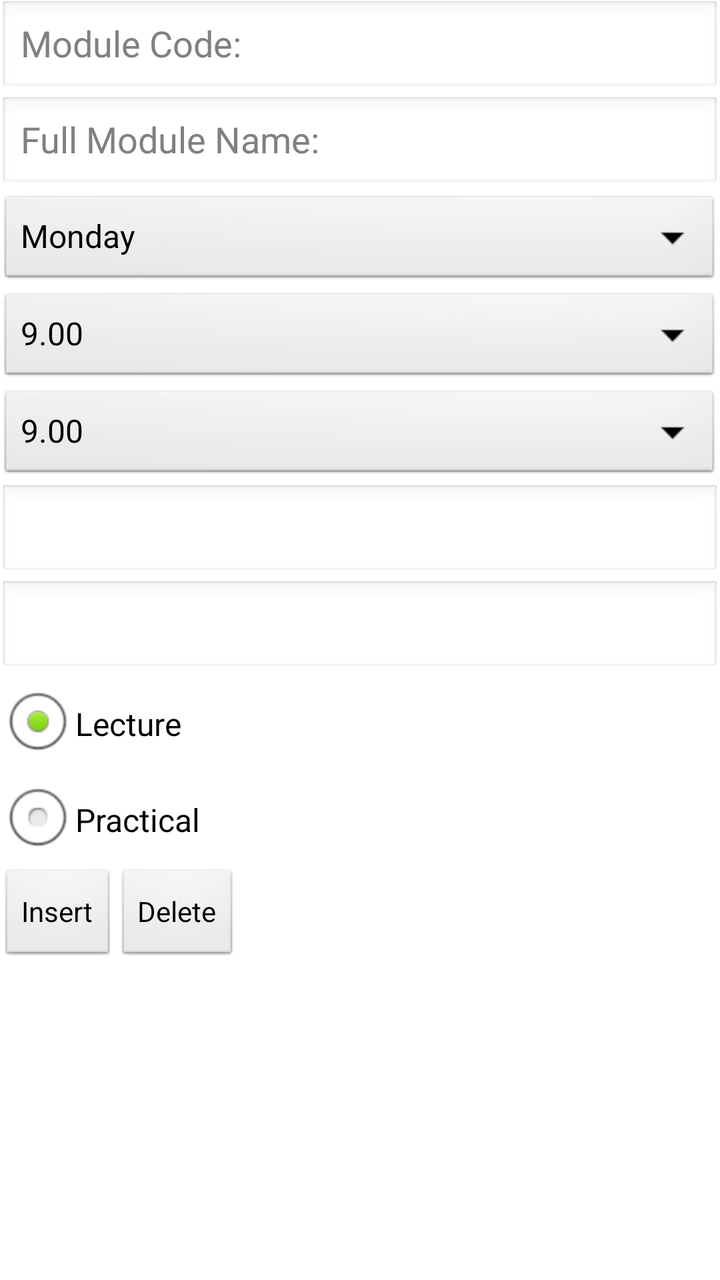
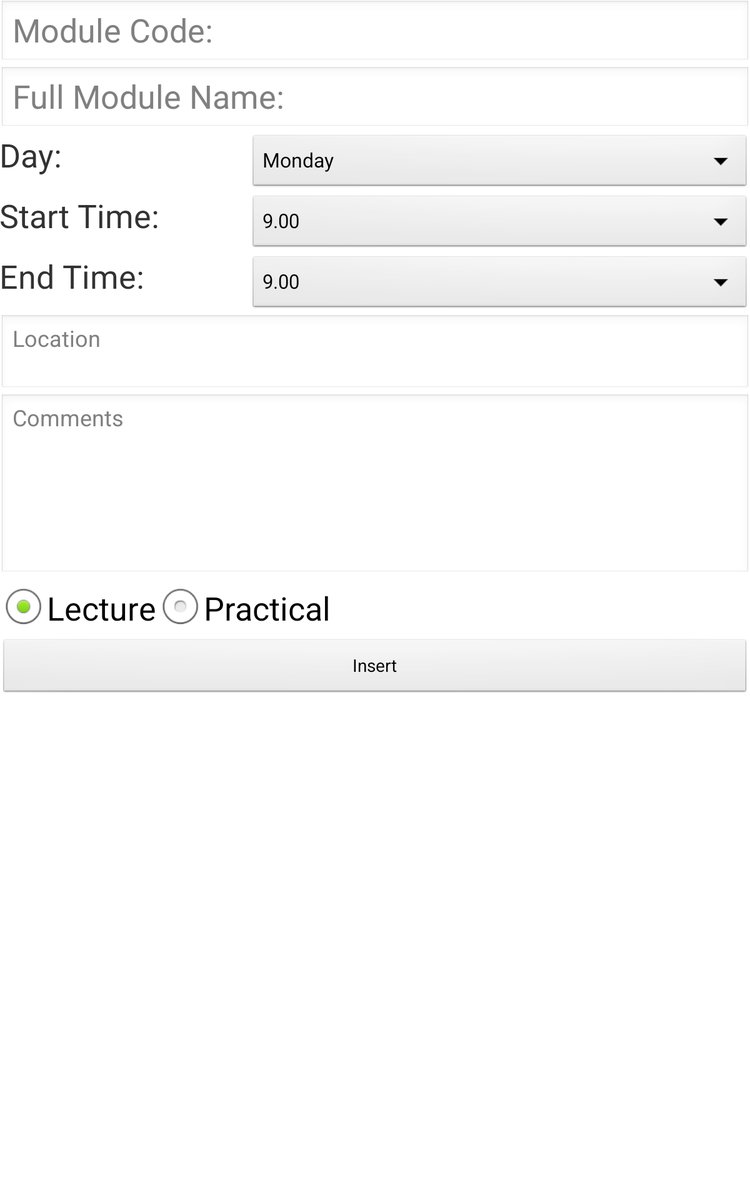

Two renders of one Android screen. The first uses the default layout on a phone; the second uses the alternative layout the repository ships for a different screen configuration, on a matching device. The two XML files are below.
<!-- AndroidManifest.xml: application theme AppTheme -->
<!-- res/layout/activity_add_module.xml -->
<LinearLayout xmlns:android="http://schemas.android.com/apk/res/android"
    xmlns:tools="http://schemas.android.com/tools"
    android:id="@+id/LinearLayout1"
    android:layout_width="match_parent"
    android:layout_height="match_parent"
    android:orientation="vertical"
    android:paddingBottom="@dimen/activity_vertical_margin"
    android:paddingLeft="@dimen/activity_horizontal_margin"
    android:paddingRight="@dimen/activity_horizontal_margin"
    android:paddingTop="@dimen/activity_vertical_margin"
    tools:context=".Add_module" >

    <EditText
        android:id="@+id/addModCodeEditText"
        android:layout_width="match_parent"
        android:layout_height="wrap_content"
        android:ems="10"
        android:hint="@string/module_code" >

        <requestFocus />
    </EditText>

    <EditText
        android:id="@+id/addModNameEditText"
        android:layout_width="match_parent"
        android:layout_height="wrap_content"
        android:ems="10"
        android:hint="@string/module_name" />

    <Spinner
        android:id="@+id/daySpinner"
        android:layout_width="match_parent"
        android:layout_height="wrap_content"
        android:entries="@array/lecture_days" />

    <Spinner
        android:id="@+id/timeStartSpinner"
        android:layout_width="match_parent"
        android:layout_height="wrap_content"
         android:entries="@array/lecture_hours" />

    <Spinner
        android:id="@+id/timeFinishedSpinner"
        android:layout_width="match_parent"
        android:layout_height="wrap_content"
        android:prompt="@string/finish_time"
         android:entries="@array/lecture_hours" />

    <EditText
        android:id="@+id/addRoomEditText"
        android:layout_width="match_parent"
        android:layout_height="wrap_content"
        android:ems="10" />

    <EditText
        android:id="@+id/addCommEditText"
        android:layout_width="match_parent"
        android:layout_height="wrap_content"
        android:ems="10" />

    <RadioGroup
        android:id="@+id/radioGroup1"
        android:layout_width="wrap_content"
        android:layout_height="wrap_content" >

        <RadioButton
            android:id="@+id/lectureRadio"
            android:layout_width="wrap_content"
            android:layout_height="wrap_content"
            android:checked="true"
            android:text="@string/radio_lecture" />

        <RadioButton
            android:id="@+id/practicalRadio"
            android:layout_width="wrap_content"
            android:layout_height="wrap_content"
            android:orientation="horizontal"
            android:text="@string/radio_practical" />
    </RadioGroup>

    <LinearLayout
        android:id="@+id/btn_holder"
        android:layout_width="wrap_content"
        android:layout_height="wrap_content" >

        <Button
            android:id="@+id/insertButton"
            android:layout_width="fill_parent"
            android:layout_height="wrap_content"
            android:layout_weight="1"
            android:onClick="insertModule"
            android:text="@string/insert_button" />

        <Button
            android:id="@+id/deleteButton"
            android:layout_width="fill_parent"
            android:layout_height="wrap_content"
            android:layout_weight="1"
            android:onClick="deleteModule"
            android:text="@string/delete_button" />

    </LinearLayout>

</LinearLayout>
<!-- resources referenced by this layout -->
<resources>
  <string-array name="lecture_days">
          <item>Monday</item>
          <item>Tuesday</item>
          <item>Wednesday</item>
          <item>Thursday</item>
          <item>Friday</item>
      </string-array>
  <string-array name="lecture_hours">
          <item>9.00</item>
          <item>10.00</item>
          <item>11.00</item>
          <item>12.00</item>
          <item>13.00</item>
          <item>14.00</item>
          <item>15.00</item>
          <item>16.00</item>
          <item>17.00</item>
          <item>18.00</item>
          <item>19.00</item>
      </string-array>
  <string name="delete_button">Delete</string>
  <string name="finish_time">End Time: </string>
  <string name="insert_button">Insert</string>
  <string name="module_code">Module Code: </string>
  <string name="module_name">Full Module Name: </string>
  <string name="radio_lecture">Lecture</string>
  <string name="radio_practical">Practical</string>
  <style name="AppTheme" parent="AppBaseTheme">
          
      </style>
  <style name="AppBaseTheme" parent="android:Theme.Light">
          
      </style>
</resources>
<!-- res/layout-sw600dp/activity_add_module.xml (the repository's variant of the layout above) -->
<!-- drawn on a 7-inch tablet held upright -->
<LinearLayout xmlns:android="http://schemas.android.com/apk/res/android"
    xmlns:tools="http://schemas.android.com/tools"
    android:id="@+id/LinearLayout1"
    android:layout_width="match_parent"
    android:layout_height="match_parent"
    android:orientation="vertical"
    android:paddingBottom="@dimen/activity_vertical_margin"
    android:paddingLeft="@dimen/activity_horizontal_margin"
    android:paddingRight="@dimen/activity_horizontal_margin"
    android:paddingTop="@dimen/activity_vertical_margin"
    tools:context=".Add_module" >

    <EditText
        android:id="@+id/addModCodeEditText"
        android:layout_width="match_parent"
        android:layout_height="wrap_content"
        android:ems="10"
        android:maxLines="1"
        android:maxLength="23"
        android:textSize="26sp"
        android:hint="@string/module_code" >

        <requestFocus />
    </EditText>

    <EditText
        android:id="@+id/addModNameEditText"
        android:layout_width="match_parent"
        android:layout_height="wrap_content"
        android:ems="10"
        android:maxLines="1"
        android:maxLength="23"
        android:textSize="26sp"
        android:hint="@string/module_name" />

    <TableLayout
        android:id="@+id/spinner_table"
        android:layout_width="fill_parent"
        android:layout_height="wrap_content" >

        <TableRow
            android:id="@+id/day_row"
            android:layout_width="match_parent"
            android:layout_height="wrap_content" >

            <TextView
                android:id="@+id/textView1"
                android:layout_width="0dp"
                android:layout_height="wrap_content"
                android:layout_weight="1"
                android:textSize="26sp"
                android:text="@string/day_of_week" />

            <Spinner
                android:id="@+id/daySpinner"
                android:layout_width="0dp"
                android:layout_height="wrap_content"
                android:layout_weight="2"
                android:entries="@array/lecture_days" />
        </TableRow>

        <TableRow
            android:id="@+id/start_time_row"
            android:layout_width="match_parent"
            android:layout_height="wrap_content" >

            <TextView
                android:id="@+id/textView2"
                android:layout_width="0dp"
                android:layout_height="wrap_content"
                android:layout_weight="1"
                android:textSize="26sp"
                android:text="@string/start_time" />

            <Spinner
                android:id="@+id/timeStartSpinner"
                android:layout_width="0dp"
                android:layout_height="wrap_content"
                android:layout_weight="2"
                android:entries="@array/lecture_hours" />
        </TableRow>

        <TableRow
            android:id="@+id/finish_time_row"
            android:layout_width="match_parent"
            android:layout_height="wrap_content" >

            <TextView
                android:id="@+id/textView3"
                android:layout_width="0dp"
                android:layout_height="wrap_content"
                android:layout_weight="1"
                android:textSize="26sp"
                android:text="@string/finish_time" />

            <Spinner
                android:id="@+id/timeFinishedSpinner"
                android:layout_width="0dp"
                android:layout_height="wrap_content"
                android:layout_weight="2"
                android:entries="@array/lecture_hours"
                android:prompt="@string/finish_time" />
        </TableRow>
    </TableLayout>

    <EditText
        android:id="@+id/addRoomEditText"
        android:layout_width="match_parent"
        android:layout_height="wrap_content"
        android:ems="10"
        android:gravity="center_vertical|top"
        android:hint="@string/location"
        android:maxLength="23"
        android:maxLines="1"
        android:minLines="2" />

    <EditText
        android:id="@+id/addCommEditText"
        android:layout_width="match_parent"
        android:layout_height="wrap_content"
        android:ems="10"
        android:gravity="center_vertical|top"
        android:hint="@string/add_comments"
        android:maxLines="2"
        android:minLines="6"
        android:scrollbars="vertical" />

    <RadioGroup
        android:id="@+id/radioGroup1"
        android:layout_width="wrap_content"
        android:layout_height="wrap_content"
        android:orientation="horizontal" >

        <RadioButton
            android:id="@+id/lectureRadio"
            android:layout_width="wrap_content"
            android:layout_height="wrap_content"
            android:checked="true"
            android:textSize="26sp"
            android:text="@string/radio_lecture" />

        <RadioButton
            android:id="@+id/practicalRadio"
            android:layout_width="wrap_content"
            android:layout_height="wrap_content"
            android:orientation="horizontal"
            android:textSize="26sp"
            android:text="@string/radio_practical" />
    </RadioGroup>

    <Button
        android:id="@+id/insertButton"
        android:layout_width="fill_parent"
        android:layout_height="wrap_content"
        android:onClick="insertModule"
        android:text="@string/insert_button" />

</LinearLayout>
<!-- resources referenced by the variant -->
<!-- as a 7-inch tablet held upright resolves them -->
<resources>
  <string-array name="lecture_days">
          <item>Monday</item>
          <item>Tuesday</item>
          <item>Wednesday</item>
          <item>Thursday</item>
          <item>Friday</item>
      </string-array>
  <string-array name="lecture_hours">
          <item>9.00</item>
          <item>10.00</item>
          <item>11.00</item>
          <item>12.00</item>
          <item>13.00</item>
          <item>14.00</item>
          <item>15.00</item>
          <item>16.00</item>
          <item>17.00</item>
          <item>18.00</item>
          <item>19.00</item>
      </string-array>
  <string name="add_comments">Comments</string>
  <string name="day_of_week">Day: </string>
  <string name="finish_time">End Time: </string>
  <string name="insert_button">Insert</string>
  <string name="location">Location</string>
  <string name="module_code">Module Code: </string>
  <string name="module_name">Full Module Name: </string>
  <string name="radio_lecture">Lecture</string>
  <string name="radio_practical">Practical</string>
  <string name="start_time">Start Time: </string>
  <style name="AppTheme" parent="AppBaseTheme">
          
      </style>
  <style name="AppBaseTheme" parent="android:Theme.Light">
          
      </style>
</resources>
